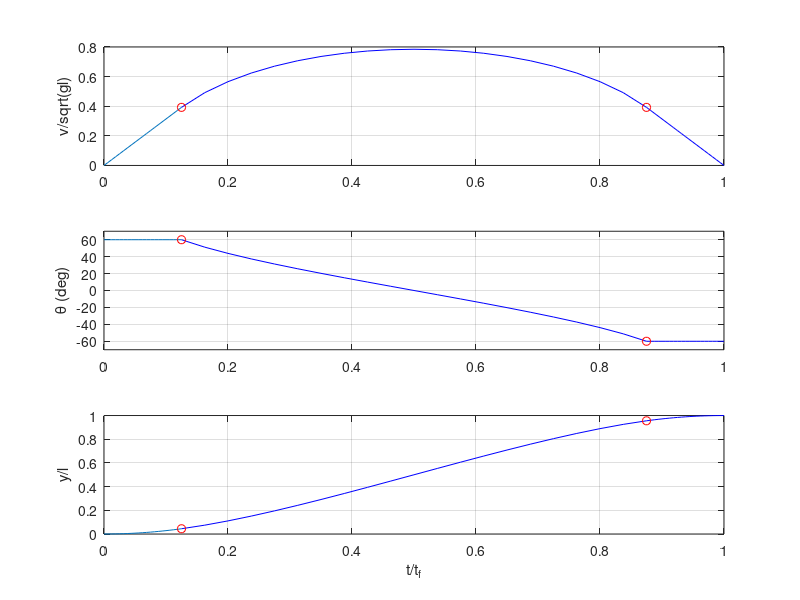

The MATLAB source for this figure:
% Script p9_3_07.m; min fuel horiz. translation of S/C over a
% distance l with |th|<=th0; t in sqrt(l/g), y in l, v in sqrt(gl);
%                                                       8/98, 3/31/02
%
th0=pi/3; st=sin(th0); ct=cos(th0); tt=tan(th0); un=ones(1,21); 
tf=2/sqrt((th0+sin(2*th0)/2)*st^2+st*ct^3); t1f=tf*ct^2/2; t2f=tf-t1f;
t1=t1f*[0:.05:1]; v1=t1*tt; y1=t1.^2*tt/2; th1=180*th0*un/pi;
t2=[t1f:(t2f-t1f)/20:t2f]; th2=asin((un-2*t2/tf)/st);
v2=tf*st*cos(th2)/2; y2=y1(21)+(tf^2/8)*st^2*(th0*un-th2+(sin(2*th0)...
    *un-sin(2*th2))/2); t3=[t2f:(tf-t2f)/20:tf]; th3=-th1; 
v3=(tf*un-t3)*tan(th0); y3=y2(21)+v2(21)*(t3-t2f*un)-tt*...
    (t3-t2f*un).^2/2; t1=t1/tf; t2=t2/tf; t3=t3/tf;
%
figure(1); clf; subplot(311); plot(t1,v1,t2,v2,'b',t3,v3,'b',...
 t2(1),v2(1),'ro',t3(1),v3(1),'ro'); grid; ylabel('v/sqrt(gl)');
subplot(312), plot(t1,th1,t2,th2*180/pi,'b',t3,th3,'b',...
 t2(1),th2(1)*180/pi,'ro',t3(1),th3(1),'ro'); grid;
ylabel('\theta (deg)'); axis([0 1 -70 70]); subplot(313);
plot(t1,y1,t2,y2,'b',t3,y3,'b',t2(1),y2(1),'ro',t3(1),y3(1),'ro');
grid; ylabel('y/l'); xlabel('t/t_f');
   
